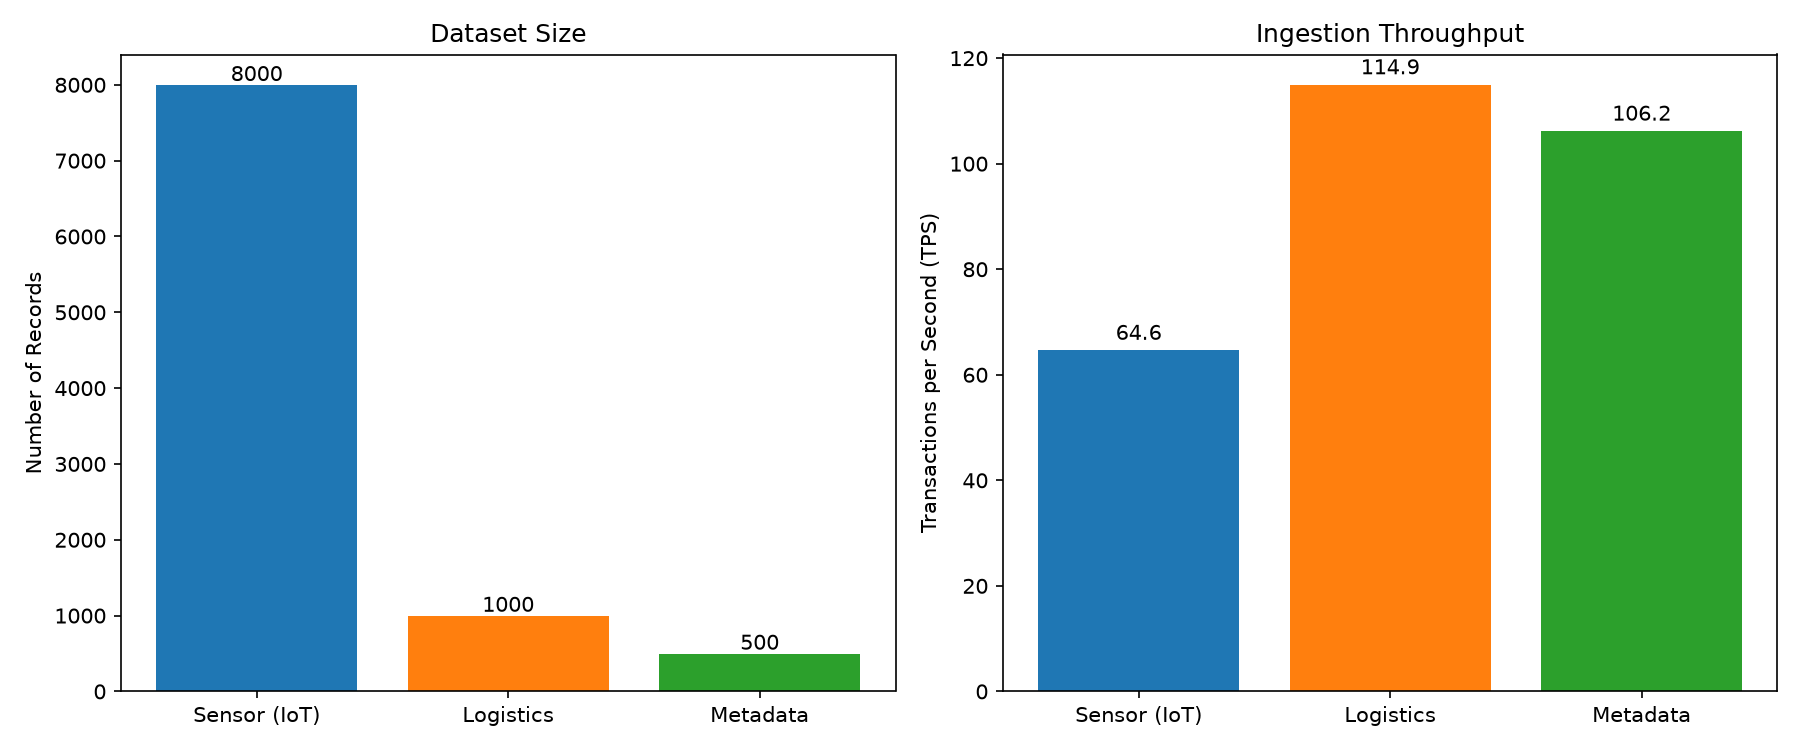

Write the Python code that produced this figure.
import matplotlib.pyplot as plt
import numpy as np

# Real data from your ingestion logs
datasets = ['Sensor (IoT)', 'Logistics', 'Metadata']
records = [8000, 1000, 500]
time_sec = [123.8, 8.7, 4.71]
tps = [records[i] / time_sec[i] for i in range(3)]

fig, (ax1, ax2) = plt.subplots(1, 2, figsize=(12, 5))

# Bar chart: Records
bars1 = ax1.bar(datasets, records, color=['#1f77b4', '#ff7f0e', '#2ca02c'])
ax1.set_ylabel('Number of Records')
ax1.set_title('Dataset Size')
for bar, val in zip(bars1, records):
    ax1.text(bar.get_x() + bar.get_width()/2, bar.get_height() + 50, f'{val}', ha='center')

# Bar chart: TPS
bars2 = ax2.bar(datasets, tps, color=['#1f77b4', '#ff7f0e', '#2ca02c'])
ax2.set_ylabel('Transactions per Second (TPS)')
ax2.set_title('Ingestion Throughput')
for bar, val in zip(bars2, tps):
    ax2.text(bar.get_x() + bar.get_width()/2, bar.get_height() + 2, f'{val:.1f}', ha='center')

plt.tight_layout()
plt.savefig('results/ingestion_comparison.png', dpi=150)
print("Saved ingestion_comparison.png")
